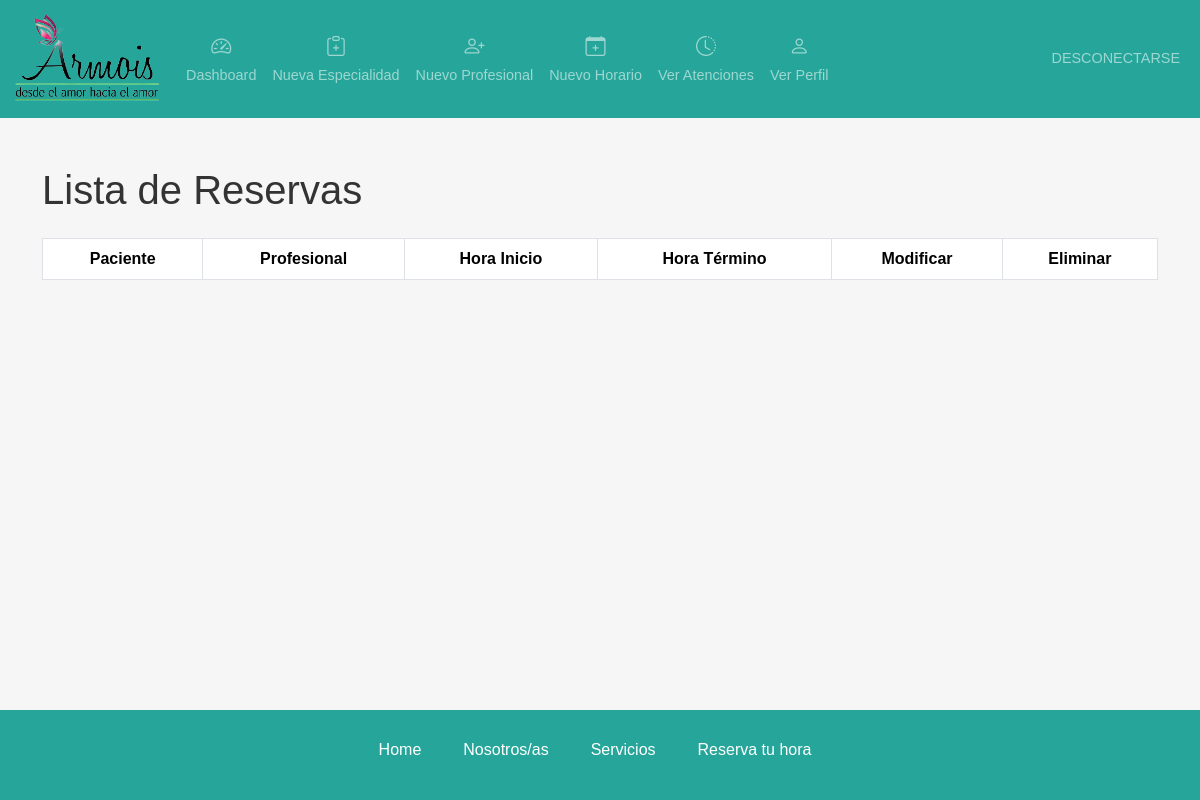
The page /dashboard/ (signed in) on the database as committed earlier.
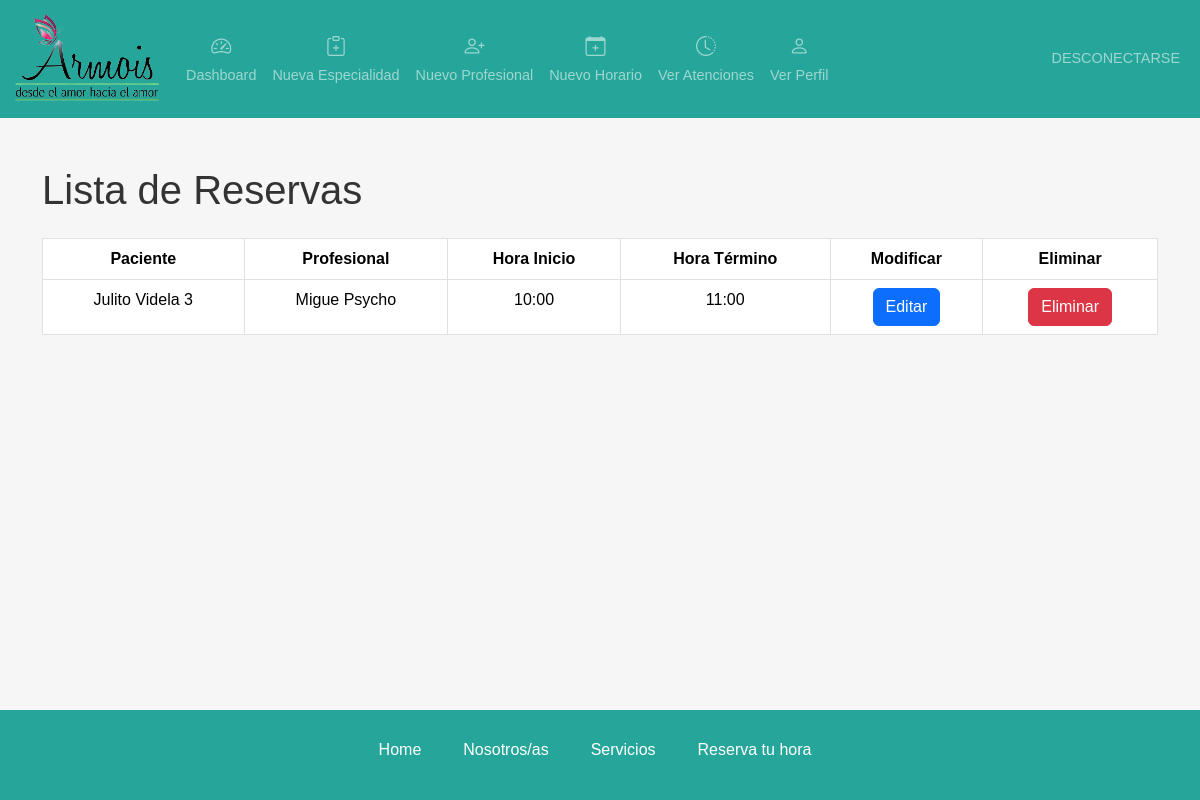
The same page on the database as committed later.
### armois/models.py (models this page shows, shortened)
class Reserva(models.Model):
    horario = models.ForeignKey(HorarioAtencion, on_delete=models.CASCADE)
    paciente = models.ForeignKey(Paciente, on_delete=models.CASCADE)
    profesional = models.ForeignKey(Profesional, on_delete=models.CASCADE)
    fecha_reserva = models.DateTimeField(auto_now_add=True)
    is_synced_with_google_calendar = models.BooleanField(default=False)

class Paciente(models.Model):
    user = models.OneToOneField(
        CustomUser, on_delete=models.CASCADE, null=True, blank=True)
    nombre = models.CharField(max_length=100)
    rut = models.CharField(max_length=12)
    telefono = models.CharField(max_length=15)
    correo = models.EmailField()
    sexo = models.CharField(max_length=20)
    direccion = models.CharField(max_length=100)

class Profesional(models.Model):
    user = models.OneToOneField(
        CustomUser, on_delete=models.CASCADE, null=True, blank=True)
    nombre = models.CharField(max_length=100)
    apellido = models.CharField(max_length=100)
    especialidad = models.ForeignKey(Especialidad, on_delete=models.CASCADE)
    subespecialidad = models.ForeignKey(
        Subespecialidad, on_delete=models.CASCADE, null=True, blank=True)
    descripcion = models.TextField()
    telefono = models.CharField(max_length=15)
    correo = models.EmailField()

class HorarioAtencion(models.Model):
    profesional = models.ForeignKey(Profesional, on_delete=models.CASCADE)
    fecha = models.DateField()
    hora_inicio = models.TimeField()
    hora_fin = models.TimeField()
    is_available = models.BooleanField(default=True)

### dashboard/views.py (the view)
# urls.py: path('', views.crud_reservas, name='dashboard'),
@login_required
def crud_reservas(request):
    reservas = Reserva.objects.all()
    return render(request, 'dashboard/dashboard.html', {'reservas': reservas})

### dashboard/templates/dashboard/dashboard.html (shortened to what this page needs)
{% extends 'dashboard/layout.html' %}
{% load static %}
{% block content %}
  <div class="container mt-5">
    <h1 class="mb-4">Lista de Reservas</h1>
    <table class="table table-bordered text-center">
      <thead>
        <tr>
          <th>Paciente</th>
          <th>Profesional</th>
          <th>Hora Inicio</th>
          <th>Hora Término</th>
          <th>Modificar</th>
          <th>Eliminar</th>
        </tr>
      </thead>
      <tbody>
        {% for reserva in reservas %}
          <tr>
            <td>{{ reserva.paciente.nombre }}</td>
            <td>{{ reserva.profesional.nombre }} {{ reserva.profesional.apellido }}</td>
            <td>{{ reserva.horario.hora_inicio }}</td>
            <td>{{ reserva.horario.hora_fin }}</td>
            <td>
              <button type="button" class="btn btn-primary" data-bs-toggle="modal" data-bs-target="#editarReserva" data-id="{{ reserva.id }}" data-paciente="{{ reserva.paciente.nombre }}" data-profesional="{{ reserva.profesional.nombre }} {{ reserva.profesional.apellido }}" data-hora_inicio="{{ reserva.horario.hora_inicio }}" data-hora_fin="{{ reserva.horario.hora_fin }}">Editar</button>
            </td>
            <td>
              <button type="button" class="btn btn-danger">Eliminar</button>
            </td>
          </tr>
        {% endfor %}
      </tbody>
    </table>
  </div>
{% endblock %}

Rows that differ between the two databases and show on the page:
added Reserva: paciente.nombre "Julito Videla 3", profesional.nombre "Migue", profesional.apellido "Psycho", horario.hora_inicio "10:00", horario.hora_fin "11:00"
